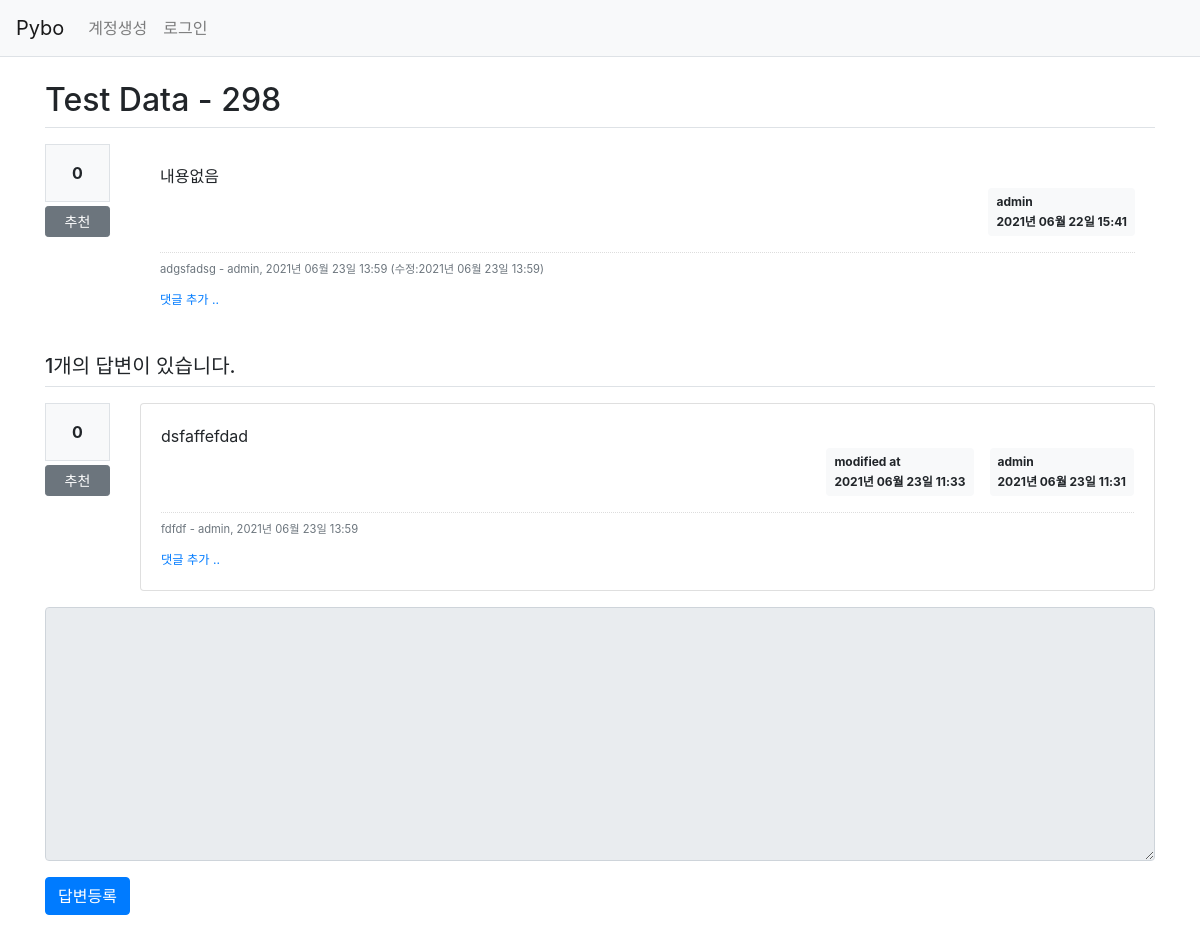
/question/detail/302/, run on the app's committed database.
### pybo/models.py (models this page shows)
class Question(db.Model):
    id = db.Column(db.Integer, primary_key=True)
    subject = db.Column(db.String(200), nullable=False)
    content = db.Column(db.Text(), nullable=False)
    create_date = db.Column(db.DateTime(), nullable=False)
    modify_date = db.Column(db.DateTime(), nullable=True)
    user_id = db.Column(db.Integer, db.ForeignKey('user.id', ondelete='CASCADE'), nullable=False)
    user = db.relationship('User', backref=db.backref('question_set'))
    voter = db.relationship('User', secondary=question_voter, backref=db.backref('question_voter_set'))

class User(db.Model):
    id = db.Column(db.Integer, primary_key=True)
    username = db.Column(db.String(150), unique=True, nullable=False)
    password = db.Column(db.String(200), nullable=False)
    email = db.Column(db.String(120), unique=True, nullable=False)

class Comment(db.Model):
    id = db.Column(db.Integer, primary_key=True)
    user_id = db.Column(db.Integer, db.ForeignKey('user.id', ondelete='CASCADE'), nullable=False)
    user = db.relationship('User', backref=db.backref('comment_set'))
    content = db.Column(db.Text(), nullable=False)
    create_date = db.Column(db.DateTime(), nullable=False)
    modify_date = db.Column(db.DateTime())
    question_id = db.Column(db.Integer, db.ForeignKey('question.id', ondelete='CASCADE'), nullable=True)
    question = db.relationship('Question', backref=db.backref('comment_set'))
    answer_id = db.Column(db.Integer, db.ForeignKey('answer.id', ondelete='CASCADE'), nullable=True)
    answer = db.relationship('Answer', backref=db.backref('comment_set'))

class Answer(db.Model):
    id = db.Column(db.Integer, primary_key=True)
    question_id = db.Column(db.Integer, db.ForeignKey('question.id', ondelete='CASCADE'))
    question = db.relationship('Question', backref=db.backref('answer_set'))
    content = db.Column(db.Text(), nullable=False)
    create_date = db.Column(db.DateTime(), nullable=False)
    modify_date = db.Column(db.DateTime(), nullable=True)
    user_id = db.Column(db.Integer, db.ForeignKey('user.id', ondelete='CASCADE'), nullable=False)
    user = db.relationship('User', backref=db.backref('answer_set'))
    voter = db.relationship('User', secondary=answer_voter, backref=db.backref('answer_voter_set'))

### pybo/views/question_views.py (the view)
@bp.route('/detail/<int:question_id>/')
def detail(question_id):
    form = AnswerForm()
    question = Question.query.get_or_404(question_id)
    return render_template('question/question_detail.html', question=question, form=form)

### pybo/forms.py
class AnswerForm(FlaskForm):
    content = TextAreaField('내용', validators=[DataRequired('내용을 입력하세요.')])

### pybo/filter.py (called while the page is built)
def format_datetime(value, fmt='%Y년 %m월 %d일 %H:%M'):
    return value.strftime(fmt)

### pybo/views/auth_views.py (called while the page is built)
@bp.before_app_request
def load_logged_in_user():
    user_id = session.get('user_id')
    if user_id is None:
        g.user = None
    else:
        g.user = User.query.get(user_id)

### pybo/templates/question/question_detail.html (shortened to what this page needs)
{% extends 'base.html' %}
{% block content %}
<div class="container my-3">
    <h2 class="border-bottom py-2">{{ question.subject }}</h2>
    <div class="row my-3">
        <div class="col-1">
            <div class="bg-light text-center p-3 border font-weight-bolder mb-1">{{ question.voter|length }}</div>
            <a href="#" data-uri="{{ url_for('vote.question', question_id=question.id) }}"
               class="recommend btn btn-sm btn-secondary btn-block my-1">추천</a>
        </div>
        <div class="col-11">
            <div class="card-body">
                <div class="card-text" style="white-space: pre-line;">{{ question.content }}</div>
                <div class="d-flex justify-content-end">
                    <div class="badge badge-light p-2 text-left">
                        <div class="mb-2">{{ question.user.username }}</div>
                        <div>{{ question.create_date|datetime }}</div>
                    </div>
                </div>
                {% if question.comment_set|length > 0 %}
                <div class="mt-3">
                {% for comment in question.comment_set %}
                    <div class="comment py-2 text-muted">
                        <span style="white-space: pre-line;">{{ comment.content }}</span>
                        <span>
                            - {{ comment.user.username }}, {{ comment.create_date|datetime }}
                            {% if comment.modify_date %}
                            (수정:{{ comment.modify_date|datetime }})
                            {% endif %}
                        </span>
                    </div>
                {% endfor %}
                </div>
                {% endif %}
                <div>
                    <a href="{{ url_for('comment.create_question', question_id=question.id) }}"
                       class="small"><small>댓글 추가 ..</small></a>
                </div>
            </div>
        </div>
    </div>
    <h5 class="border-bottom my-3 py-2">{{ question.answer_set|length }}개의 답변이 있습니다.</h5>
    {% for answer in question.answer_set %}
    <div class="row my-3">
        <div class="col-1">
            <div class="bg-light text-center p-3 border font-weight-bolder mb-1">{{ answer.voter|length }}</div>
            <a href="#" data-uri="{{ url_for('vote.answer', answer_id=answer.id) }}"
               class="recommend btn btn-sm btn-secondary btn-block my-1">추천</a>
        </div>
        <div class="col-11">
            <div class="card">
                <div class="card-body">
                    <div class="card-text" style="white-space: pre-line;">{{ answer.content }}</div>
                    <div class="d-flex justify-content-end">
                        {% if answer.modify_date %}
                        <div class="badge badge-light p-2 text-left mx-3">
                            <div class="mb-2">modified at</div>
                            <div>{{ answer.modify_date|datetime }}</div>
                        </div>
                        {% endif %}
                        <div class="badge badge-light p-2 text-left">
                            <div class="mb-2">{{ answer.user.username }}</div>
                            <div>{{ answer.create_date|datetime }}</div>
                        </div>
                    </div>
                    {% if answer.comment_set|length > 0 %}
                    <div class="mt-3">
                    {% for comment in answer.comment_set %}
                        <div class="comment py-2 text-muted">
                            <span style="white-space: pre-line;">{{ comment.content }}</span>
                            <span>
                                - {{ comment.user.username }}, {{ comment.create_date|datetime }}
                            </span>
                        </div>
                    {% endfor %}
                    </div>
                    {% endif %}
                    <div>
                        <a href="{{ url_for('comment.create_answer', answer_id=answer.id) }}"
                        class="small"><small>댓글 추가 ..</small></a>
                    </div>
                </div>
            </div>
        </div>
    </div>
    {% endfor %}
    <form action="{{ url_for('answer.create', question_id=question.id) }}" method="post" class="my-3">
        <div class="form-group">
            <textarea {% if not g.user %}disabled{% endif %}
                      name="content" id="content" class="form-control" rows="10"></textarea>
        </div>
        <input type="submit" value="답변등록" class="btn btn-primary">
    </form>
</div>
{% endblock %}

### pybo/static/style.css (style rules this page uses)
.comment { border-top:dotted 1px #ddd; font-size:0.7em; }

### data on the page
Question: subject "Test Data - 298", content "내용없음", create_date "2021년 06월 22일 15:41"
User: user.username "admin"
Comment: content "adgsfadsg", user.username "admin", create_date "2021년 06월 23일 13:59", modify_date "2021년 06월 23일 13:59"
Answer: voter|length "0", content "dsfaffefdad", modify_date "2021년 06월 23일 11:33", user.username "admin", create_date "2021년 06월 23일 11:31"
Comment: content "fdfdf", user.username "admin", create_date "2021년 06월 23일 13:59"

### other printed values
{{ question.voter|length }} "0"
{{ question.answer_set|length }} "1"
